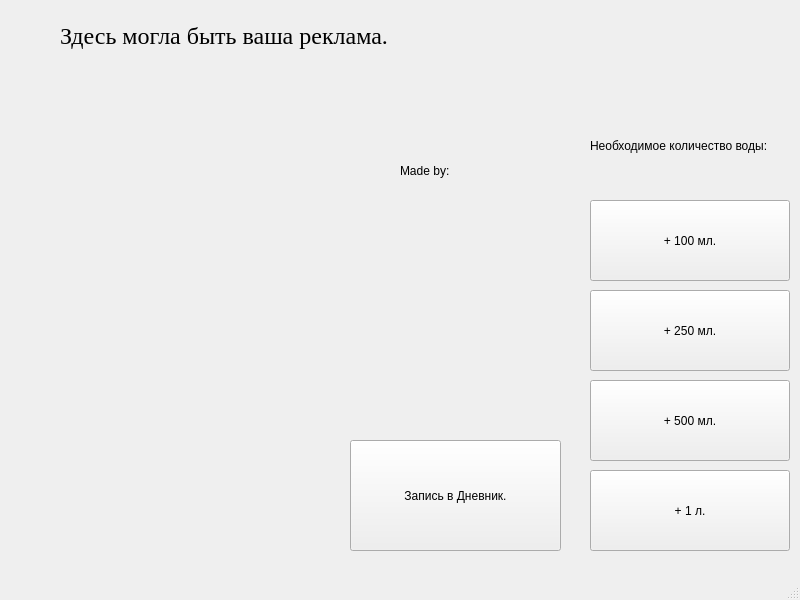
<?xml version="1.0" encoding="UTF-8"?>
<ui version="4.0">
 <class>Counter</class>
 <widget class="QMainWindow" name="Counter">
  <property name="geometry">
   <rect>
    <x>0</x>
    <y>0</y>
    <width>800</width>
    <height>600</height>
   </rect>
  </property>
  <property name="windowTitle">
   <string>MainWindow</string>
  </property>
  <widget class="QWidget" name="centralwidget">
   <widget class="QLabel" name="bottle">
    <property name="geometry">
     <rect>
      <x>20</x>
      <y>0</y>
      <width>321</width>
      <height>571</height>
     </rect>
    </property>
    <property name="text">
     <string/>
    </property>
   </widget>
   <widget class="QPushButton" name="oneoo">
    <property name="geometry">
     <rect>
      <x>590</x>
      <y>200</y>
      <width>200</width>
      <height>81</height>
     </rect>
    </property>
    <property name="text">
     <string>+ 100 мл.</string>
    </property>
   </widget>
   <widget class="QPushButton" name="twofiveo">
    <property name="geometry">
     <rect>
      <x>590</x>
      <y>290</y>
      <width>200</width>
      <height>81</height>
     </rect>
    </property>
    <property name="text">
     <string>+ 250 мл.</string>
    </property>
   </widget>
   <widget class="QPushButton" name="fiveoo">
    <property name="geometry">
     <rect>
      <x>590</x>
      <y>380</y>
      <width>200</width>
      <height>81</height>
     </rect>
    </property>
    <property name="text">
     <string>+ 500 мл.</string>
    </property>
   </widget>
   <widget class="QPushButton" name="litre">
    <property name="geometry">
     <rect>
      <x>590</x>
      <y>470</y>
      <width>200</width>
      <height>81</height>
     </rect>
    </property>
    <property name="text">
     <string>+ 1 л.</string>
    </property>
   </widget>
   <widget class="QLabel" name="label">
    <property name="geometry">
     <rect>
      <x>590</x>
      <y>130</y>
      <width>201</width>
      <height>31</height>
     </rect>
    </property>
    <property name="text">
     <string>Необходимое количество воды:</string>
    </property>
   </widget>
   <widget class="QPushButton" name="dn">
    <property name="geometry">
     <rect>
      <x>350</x>
      <y>440</y>
      <width>211</width>
      <height>111</height>
     </rect>
    </property>
    <property name="text">
     <string>Запись в Дневник.</string>
    </property>
   </widget>
   <widget class="QLabel" name="label_2">
    <property name="geometry">
     <rect>
      <x>590</x>
      <y>170</y>
      <width>111</width>
      <height>21</height>
     </rect>
    </property>
    <property name="text">
     <string/>
    </property>
   </widget>
   <widget class="QLabel" name="label_3">
    <property name="geometry">
     <rect>
      <x>400</x>
      <y>160</y>
      <width>111</width>
      <height>21</height>
     </rect>
    </property>
    <property name="text">
     <string>Made by:</string>
    </property>
   </widget>
   <widget class="QLabel" name="label_4">
    <property name="geometry">
     <rect>
      <x>400</x>
      <y>210</y>
      <width>131</width>
      <height>121</height>
     </rect>
    </property>
    <property name="text">
     <string/>
    </property>
   </widget>
   <widget class="QLabel" name="label_5">
    <property name="geometry">
     <rect>
      <x>60</x>
      <y>20</y>
      <width>441</width>
      <height>31</height>
     </rect>
    </property>
    <property name="font">
     <font>
      <family>Times New Roman</family>
      <pointsize>18</pointsize>
     </font>
    </property>
    <property name="text">
     <string>Здесь могла быть ваша реклама.</string>
    </property>
   </widget>
  </widget>
  <widget class="QMenuBar" name="menubar">
   <property name="geometry">
    <rect>
     <x>0</x>
     <y>0</y>
     <width>800</width>
     <height>25</height>
    </rect>
   </property>
  </widget>
  <widget class="QStatusBar" name="statusbar"/>
 </widget>
 <resources/>
 <connections/>
</ui>
